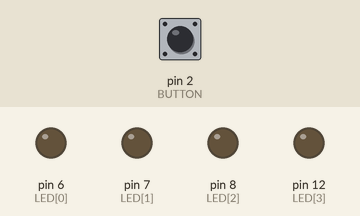
The sketch below on a simulated Arduino Uno, built with avr-gcc and run on an emulated ATmega328P. Shown: output pins drawn as LEDs (lit = HIGH). The inputs (shaded band) are chosen by the test bench; at power-on: pin 2 (BUTTON) HIGH.

Above: at 1.2 s.
1.3 s: pin 2 (BUTTON) pulled LOW for 0.15 s
At 1.37 s:
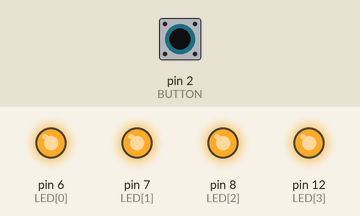
2.9 s: pin 2 (BUTTON) pulled LOW for 3.2 s
At 7.4 s:
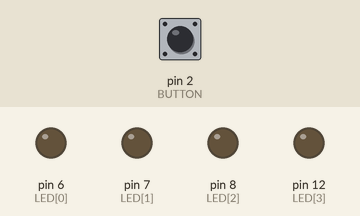
Timing chart, 0 to 8.9 s (numbered marks = the images above; inputs shaded):
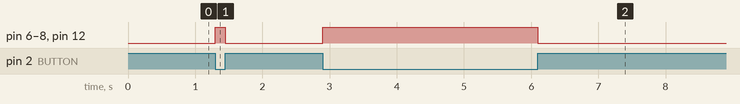

Measured:
- after the input at 1.3 s, pin 6 (LED[0]), pin 7 (LED[1]), pin 8 (LED[2]), pin 12 (LED[3]): LOW → HIGH at once, → LOW 0.15 s later
- after the input at 2.9 s, pin 6 (LED[0]), pin 7 (LED[1]), pin 8 (LED[2]), pin 12 (LED[3]): LOW → HIGH at once, → LOW 3.2 s later

The sketch:

ex11_01.ino
```cpp
// 푸시버튼으로 LED 점등 (배열과 반복문 사용)

#define BUTTON 2
const int LED[] = {6, 7, 8, 12};

void setup() {
  pinMode(BUTTON, INPUT);
  for (int i = 0; i < 4; i++) {
    pinMode(LED[i], OUTPUT);
  }
}

void loop() {
  int value = digitalRead(BUTTON);
  if (value == 0) {			// 푸시버튼을 누른 경우
    for (int i = 0; i < 4; i++) {		// LED 네 개 모두 점등
      digitalWrite(LED[i], 1);
    }
  } else {				// 푸시버튼을 누르지 않은 경우
    for (int i = 0; i < 4; i++) {		// LED 네 개 모두 소등
      digitalWrite(LED[i], 0);
    }
  }
}
```
